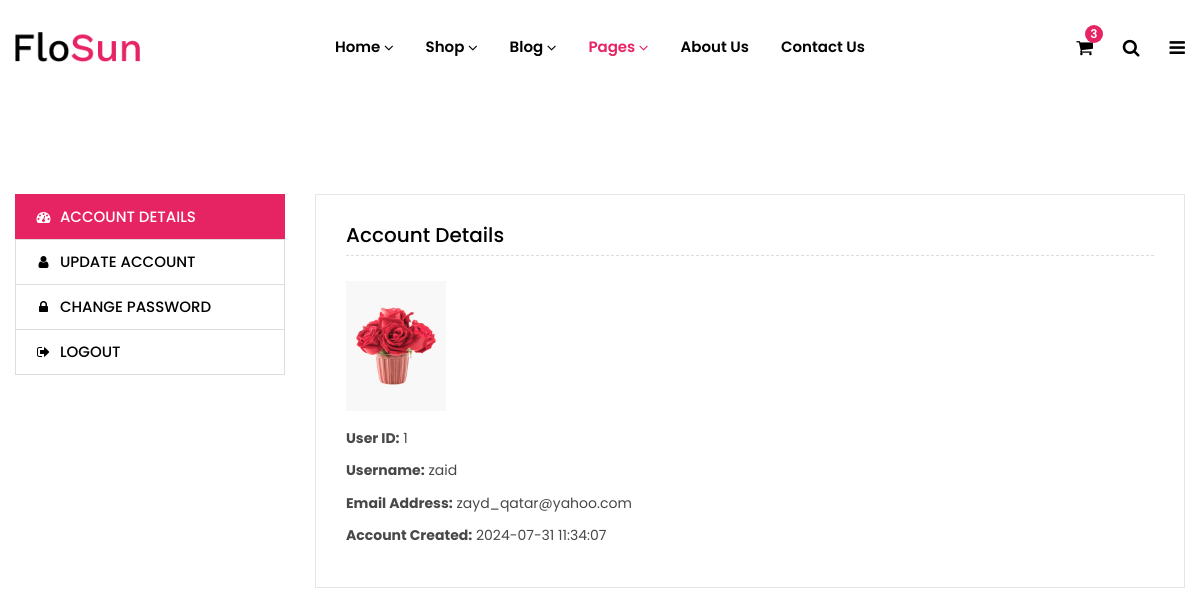
Screenshot of /userDetails.php (signed in) with the database file from the repository.
### tables this page shows
CREATE TABLE `users` (
  `user_id` int(11) NOT NULL,
  `name` varchar(50) NOT NULL,
  `email` varchar(100) NOT NULL,
  `password` varchar(255) NOT NULL,
  `created_at` timestamp NOT NULL DEFAULT current_timestamp(),
  `user_type` varchar(50) NOT NULL DEFAULT 'user',
  `image` varchar(255) DEFAULT NULL
);

### userDetails.php (the view, shortened to what this page needs)
<?php
    require_once('config.php');
    if (isset($_SESSION["user_id"])) {
        $user = db_find('users',  $_SESSION["user_id"]);
    }
    function db_find(string $table,  $id): mixed
    {
        global $conn;
        $sql = "SELECT * FROM " . $table . " WHERE user_id=" . $id;
        $query = mysqli_query($conn, $sql);
        $result = mysqli_fetch_assoc($query);
        return $result;
    }
?>
<!DOCTYPE html>
<html class="no-js" lang="en">
  <head>
    <link rel="stylesheet" href="assets/css/vendor/bootstrap.min.css" />
    <link rel="stylesheet" href="assets/css/vendor/font.awesome.min.css" />
    <link rel="stylesheet" href="assets/css/vendor/linearicons.min.css" />
    <link rel="stylesheet" href="assets/css/plugins/swiper-bundle.min.css" />
    <link rel="stylesheet" href="assets/css/plugins/animate.min.css" />
    <link rel="stylesheet" href="assets/css/plugins/jquery-ui.min.css" />
    <link rel="stylesheet" href="assets/css/plugins/nice-select.min.css" />
    <link rel="stylesheet" href="assets/css/plugins/magnific-popup.css" />
    <link rel="stylesheet" href="assets/css/style.css" />
  </head>
  <body>
    <header class="main-header-area">
      <div class="main-header header-sticky">
        <div class="container custom-area">
          <div class="row align-items-center">
            <div class="col-lg-2 col-xl-2 col-md-6 col-6 col-custom">
              <div class="header-logo d-flex align-items-center">
                <a href="index.html">
                  <img
                    class="img-full"
                    src="assets/images/logo/logo.png"
                    alt="Header Logo"
                  />
                </a>
              </div>
            </div>
            <div
              class="col-lg-8 d-none d-lg-flex justify-content-center col-custom"
            >
              <nav class="main-nav d-none d-lg-flex">
                <ul class="nav">
                  <li>
                    <a href="index.html">
                      <span class="menu-text"> Home</span>
                      <i class="fa fa-angle-down"></i>
                    </a>
                  </li>
                  <li>
                    <a href="shop.html">
                      <span class="menu-text">Shop</span>
                      <i class="fa fa-angle-down"></i>
                    </a>
                  </li>
                  <li>
                    <a href="blog-details-fullwidth.html">
                      <span class="menu-text"> Blog</span>
                      <i class="fa fa-angle-down"></i>
                    </a>
                  </li>
                  <li>
                    <a class="active" href="#">
                      <span class="menu-text"> Pages</span>
                      <i class="fa fa-angle-down"></i>
                    </a>
                  </li>
                  <li>
                    <a href="about-us.html">
                      <span class="menu-text"> About Us</span>
                    </a>
                  </li>
                  <li>
                    <a href="contact-us.html">
                      <span class="menu-text">Contact Us</span>
                    </a>
                  </li>
                </ul>
              </nav>
            </div>
            <div class="col-lg-2 col-md-6 col-6 col-custom">
              <div class="header-right-area main-nav">
                <ul class="nav">
                  <li class="minicart-wrap">
                    <a href="#" class="minicart-btn toolbar-btn">
                      <i class="fa fa-shopping-cart"></i>
                      <span class="cart-item_count">3</span>
                    </a>
                  </li>
                  <li class="sidemenu-wrap">
                    <a href="#"><i class="fa fa-search"></i> </a>
                  </li>
                  <li class="account-menu-wrap d-none d-lg-flex">
                    <a href="#" class="off-canvas-menu-btn">
                      <i class="fa fa-bars"></i>
                    </a>
                  </li>
                </ul>
              </div>
            </div>
          </div>
        </div>
      </div>
    </header>
    <div class="my-account-wrapper mt-no-text">
    <div class="container container-default-2 custom-area">
      <div class="row">
        <div class="col-lg-12 col-custom">
          <div class="myaccount-page-wrapper">
            <div class="row">
              <div class="col-lg-3 col-md-4 col-custom">
                <div class="myaccount-tab-menu nav" role="tablist">
                  <a href="userDetails.php" class="active">
                    <i class="fa fa-dashboard"></i> Account Details
                  </a>
                  <a href="Updateuseracc.php">
                    <i class="fa fa-user"></i> Update Account
                  </a>
                  <a href="updateuserpass.php">
                    <i class="fa fa-lock"></i> Change Password
                  </a>
                  <a href="logout.php">
                    <i class="fa fa-sign-out"></i> Logout
                  </a>
                </div>
              </div>
              <div class="col-lg-9 col-md-8 col-custom">
                <div class="myaccount-content">
                  <h3>Account Details</h3>
                  <div class="account-info">
                    <?php
                    if (!is_null($user['image'])) {
                        echo '<img  src="uploaded_img/'. $user['image'] . '" alt="Profile Image"  class="profile-image mb-3" style="width: 100px; height: auto;"/>';
                    }
                    ?>
                    <p><strong>User ID:</strong> <?php  echo $user['user_id']  ?></p>
                    <p><strong>Username:</strong>  <?php  echo $user['name']  ?></p>
                    <p><strong>Email Address:</strong> <?php  echo $user['email']  ?></p>
                    <p><strong>Account Created:</strong>  <?php  echo $user['created_at']  ?></p>
                  </div>
                </div>
              </div>
            </div>
          </div>
        </div>
      </div>
    </div>
  </div>
  </body>
</html>

### rows the page displays
users: image (picture), user_id "1", name "zaid", email "zayd_qatar@yahoo.com", created_at "2024-07-31 11:34:07"
